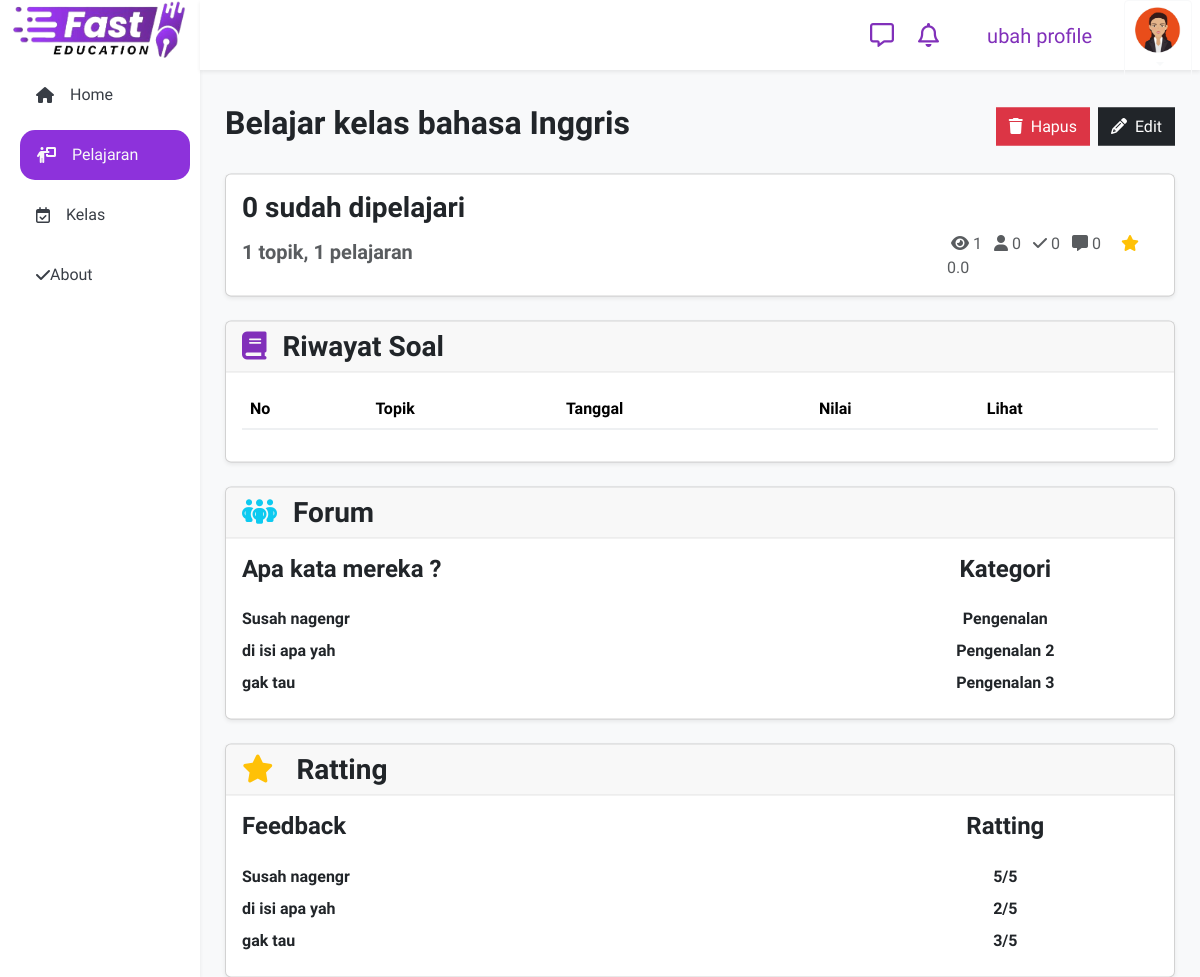
Page /modul/kelas-bahasa-inggris (signed in) on the earlier database version.
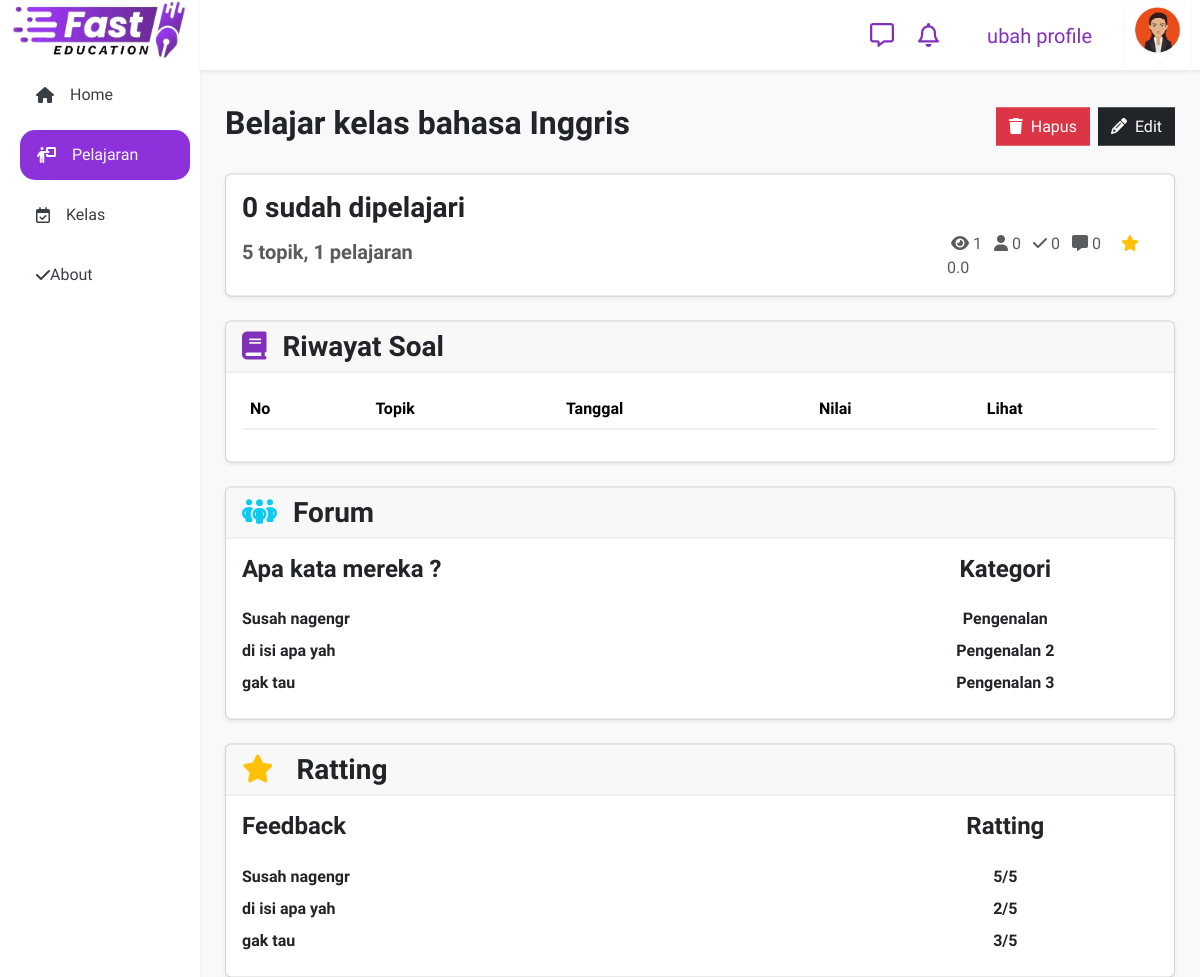
Same page on the later database version.
### config/models.py (models this page shows, shortened)
class Setting(models.Model):
    title       = models.CharField(max_length=224)
    sub         = models.TextField()
    icon        = models.FileField(upload_to='landing', blank=True, )
    logo        = models.FileField(upload_to='landing', blank=True, )
    foto        = models.FileField(upload_to='landing', blank=True, )
    fotoadv     = models.FileField(upload_to='landing', blank=True, )
    alamat      = models.CharField(max_length=224, blank=True, )
    telp        = models.CharField(blank=True,max_length=13 )
    email       = models.EmailField(blank=True, )
    ig          = models.CharField(max_length=224, blank=True, )
    fb          = models.CharField(max_length=224, blank=True, )
    tiktok      = models.CharField(max_length=224, blank=True, )
    youtube     = models.CharField(max_length=224, blank=True, )
    komisi_teacher = models.IntegerField(default=70)
    komisi_developer = models.IntegerField(default=7)
    komisi_owner = models.IntegerField(default=23)

### modul/models/modul.py (models this page shows, shortened)
class Module(models.Model):
    nama        = models.CharField(max_length=224)
    bahasa      = models.CharField(max_length=3,choices=Language, blank=True)
    slug        = models.SlugField(max_length=30, null=True)
    photo       = models.FileField(upload_to='module', max_length=100, default="module/default.jpg")
    kategori    = models.ForeignKey(Kategori,blank=True, null=True,on_delete=models.CASCADE, related_name="kategori_module")
    level       = models.ForeignKey(Level,blank=True, null=True,on_delete=models.CASCADE, related_name="level_module")
    keterangan  = models.CharField(blank=True,max_length=224)
    rangkuman   = RichTextField(blank=True, null=True)
    premium     = models.BooleanField(default=False)
    certificate = models.BooleanField(default=False)
    rilis       = models.BooleanField(default=False)
    urutan      = models.IntegerField(blank=True, null=True)
    created_by  = models.ForeignKey(user_root,blank=True, null=True,on_delete=models.CASCADE, related_name="created_by")
    enroll      = Enroll.objects.all()
    def subscribe(self):
        return self.enroll.filter(module=self, enroll=True).count()
    def pelajaran(self):
        return Pelajaran.objects.filter(module=self).count()
    def finish(self):
        return self.enroll.filter(module=self, finish=True).count()
    def bab(self):
        return Bab.objects.filter(module=self).count()
    def see(self):
        return self.enroll.filter(module=self).count()
    def feedback(self):
        return self.enroll.filter(module=self, feedback__isnull=False).count()

### modul/models/user.py (models this page shows, shortened)
class Enroll(models.Model):
    user        = models.ForeignKey(user_root, blank=True, null=True,on_delete=models.CASCADE, related_name="user_course_user")
    module       = models.ForeignKey("modul.Module",blank=True, null=True,on_delete=models.CASCADE, related_name="user_module")
    pelajaran   = models.ForeignKey("modul.Pelajaran",blank=True, null=True,on_delete=models.CASCADE, related_name="user_history_pelajaran") #mendapat histori pelajaran
    bab_module   = models.ForeignKey("modul.Bab",blank=True, null=True,on_delete=models.CASCADE, related_name="user_history")                  # mendapat histori bab
    tanggal     = models.DateField(auto_now_add=True)
    finish      = models.BooleanField(default=False)
    like        = models.IntegerField(default=0)
    feed        = models.CharField(blank=True, null=True, max_length=225)
    feedback    = models.CharField(blank=True, null=True, max_length=225)
    enroll      = models.BooleanField(default=False)
    def dipelajari(self):
        return UserPelajaran.objects.filter(enroll=self, isdone=True).count()

### modul/views_belajar.py (the view)
# urls.py: path('<str:slug>', views_belajar.koridor, name="koridor"),
def koridor(request, slug):
    context = {}
    module = Module.objects.get(slug=slug)
    enroll = Enroll.objects.filter(user=request.user, module=module)
    context['slug'] = slug
    context['module'] = module
    context['enroll'] = enroll.first()
    if not enroll.exists():
        Enroll.objects.create(user=request.user, module=module)
        return redirect("modul:koridor", slug=slug)
    if request.method == "POST":
        enrollMessage = subscribe(request, slug)
        messages.success(request, "anda berhasil mendaftar di "+enrollMessage.nama)
        return redirect("modul:koridor", slug=slug)
    return render(request, 'modul/koridor.html', context)

### config/templatetags/custom_tags.py (called while the page is built)
@register.simple_tag
def random_int(a, b=None):
    if b is None:
        a, b = 0, a
    return random.randint(a, b)

### config/utils.py (called while the page is built)
def is_date_in_range(request):
    if not request.user.is_authenticated:
        return False
    premium = Premium.objects.filter(user=request.user)
    if not premium.exists():
        return False
    return premium.premium_start <= datetime.now() <= premium.premium_end

def beforeRequest(request):
    if request.user.is_authenticated:
        user = Users.objects.filter(user=request.user.id)
        if not user.exists():
            Users.objects.create(user=request.user)

def config(request):
    beforeRequest(request)
    url = request.resolver_match
    context = {}
    context['config']   = Setting.objects.get()
    context['me']       = Users.objects.get(user=request.user) if request.user.is_authenticated else ''
    context['premium']  = is_date_in_range(request) if request.user.is_authenticated else False
    context['url'] = url.url_name if len(url.app_names) == 0 else url.app_names[0]
    context['langganan'] = Langganan.objects.all()
    return context

### templates/modul/koridor.html (shortened to what this page needs)
{% extends 'dashboard.html' %}
{% load static %}
{% block content %}
<div class="content">
    <div class="mt-2 mb-5">
        <div class="d-flex justify-content-between">
            <div class="h2 fw-bold">Belajar {{module.nama}}</div>
            <div class="d-flex gap-2">
                {% if me.teacher %}
                <button type="button" class="btn rounded-0 btn-danger align-self-center" data-bs-toggle="modal" data-bs-target="#modalHapus" onclick="slugKelas.value = '{{k.slug}}'"><i class="fas fa-trash me-2"></i>Hapus</button>
                <a href="{% url 'modul:module' slug=slug action='read' %}" class="btn btn-dark rounded-0 align-self-center"><i class="fas fa-pencil me-2"></i>Edit</a>
                {% endif %}
            </div>
        </div>
        <div class="bg-white shadow-sm p-3 my-4 rounded-2 card">
            <div class=" h3 fw-bold">{{enroll.dipelajari}} {% if enroll.dipelajari != 0 %}({{enroll.percent}}%){% endif %} sudah dipelajari</div>
            <div class="row">
                <div class="fw-semibold text-muted h5 align-self-center col-12 col-md">{{module.bab}} topik, {{module.pelajaran}} pelajaran</div>
                <div class="align-self-center text-muted col-md-3 col-12">
                    <i class="fas fa-eye ms-1 me-1"></i>{{module.see}}
                    <i class="fas fa-user ms-2 me-1"></i>{{module.subscribe}}
                    <i class="fas fa-check ms-2 me-1"></i>{{module.finish}}
                    <i class="fas fa-message ms-2 me-1"></i>{{module.feedback}}
                    <i class="fas fa-star text-warning me-1 ms-3"></i>{% if kelas.ratting == None %}0.0{%else%}{{ kelas.ratting}}{% endif %}
                </div>
            </div>
        </div>
        <div class="shadow-sm my-4 rounded-2 card">
            <div class="card-header fw-bold h3"><i class="fa-solid fa-book text-primary me-3"></i>Riwayat Soal</div>
            <div class="p-3">
                <table class="table">
                    <thead>
                        <tr>
                            <th scope="col">No</th>
                            <th scope="col">Topik</th>
                            <th scope="col">Tanggal</th>
                            <th scope="col">Nilai</th>
                            <th scope="col">Lihat</th>
                        </tr>
                    </thead>
                </table>
            </div>
        </div>
        <div class="shadow-sm my-4 rounded-2 card">
            <div class="card-header fw-bold h3"><i class="fa-solid fa-people-group text-info me-3"></i>Forum</div>
            <div class="p-3">
                <div class="d-flex h4 fw-bold mb-4"><div class="col-8">Apa kata mereka ?</div><div class="col-4 text-center">Kategori</div></div>
                <div class="d-flex fw-bold mb-2"><div class="col-8">Susah nagengr </div><div class="col-4 text-center align-self-center ">Pengenalan</div></div>
                <div class="d-flex fw-bold mb-2"><div class="col-8">di isi apa yah</div><div class="col-4 text-center align-self-center ">Pengenalan 2</div></div>
                <div class="d-flex fw-bold mb-2"><div class="col-8">gak tau</div><div class="col-4 text-center align-self-center">Pengenalan 3</div></div>
            </div>
        </div>
        <div class="shadow-sm my-4 rounded-2 card">
            <div class="card-header fw-bold h3"><i class="fas fa-star text-warning me-3"></i> Ratting</div>
            <div class="p-3">
                <div class="d-flex h4 fw-bold mb-4"><div class="col-8">Feedback</div><div class="col-4 text-center">Ratting</div></div>
                <div class="d-flex fw-bold mb-2"><div class="col-8">Susah nagengr </div><div class="col-4 text-center align-self-center ">5/5</div></div>
                <div class="d-flex fw-bold mb-2"><div class="col-8">di isi apa yah</div><div class="col-4 text-center align-self-center ">2/5</div></div>
                <div class="d-flex fw-bold mb-2"><div class="col-8">gak tau</div><div class="col-4 text-center align-self-center">3/5</div></div>
            </div>
        </div>
    </div>
</div>
{% endblock content %}

### templates/dashboard.html (shortened to what this page needs)
{% extends 'base.html' %}
{% load static %}
{% load custom_tags %}
    {% block css %}
    <link rel="stylesheet" href="{% static 'css/dashboard.css' %}">
    {% endblock css %}
    {% block navigation %}
    {% include 'snippets/sidebar.html' with peran='user' %}
    {% include 'snippets/topbar.html' %}
    {% endblock %}

### templates/base.html (shortened to what this page needs)
{% load static %}
{% load livereload_tags %}
<!DOCTYPE html>
<html lang="en">
<head>
    <link rel="stylesheet" href="https://cdnjs.cloudflare.com/ajax/libs/font-awesome/6.4.2/css/all.min.css" />
    <link rel="stylesheet" href="{% static 'css/bootstrap.css' %}">
    <link rel="stylesheet" href="{% static 'css/style.css' %}">
    {% block css %}{% endblock %}
</head>
<body>
  {% block navigation %} {% endblock %}
  {% block content %} {% endblock %}
</body>
 </html>

### templates/snippets/langganan.html (shortened to what this page needs)
{% load humanize %}

### templates/snippets/sidebar.html
<div class="sidebar h6 shadow-sm" id="sidebar">
    <div class="d-none d-md-block"><img src="/media/{{config.icon}}" alt="logo" style="height: 60px;"></div>
    {% if peran == 'user' %}
    <a {% if url == 'home' %}class="active"{% endif %} href="{% url 'home' %}"><i class="fas fa-home"></i><span class="ms-3 d-none d-sm-block">Home</span></a>
    <a {% if url == 'modul' %}class="active"{% endif %} href="{% url 'modul:index' %}"><i class="fa-solid fa-person-chalkboard"></i><span class="ms-3 d-none d-sm-block">Pelajaran</span></a>
    <a {% if url == 'kelas' %}class="active"{% endif %} href="{% url 'kelas:index' %}"><i class="fa-regular fa-calendar-check"></i><span class="ms-3 d-none d-sm-block">Kelas</span></a>
    <a href="#about"><i class="fa-solid fa-check "></i><span class="me-3 d-none d-sm-block">About</span></a>
    {% endif %}
</div>

### templates/snippets/topbar.html (shortened to what this page needs)
{% load custom_tags %}
<div class="topbar bg-white text-primary shadow-sm" id="topbar">
    <div class="d-flex justify-content-between justify-content-md-start flex-md-row-reverse">
        <div class="d-flex flex-md-row-reverse">
          <div class="dropdown mx-2">
            <a class="btn btn-sm btn-outline-light dropdown-toggle" href="#" role="button" data-bs-toggle="dropdown" aria-expanded="false">
            <div class="rounded-img">
              <img src="/media/{% if user.photo %}{{ user.photo }}{% else %}/profile/image{% random_int 1 24 %}.jpg{% endif %}" alt="profile">
            </div>
            </a>
          </div>
            <p class="p-4 h5 ">{% if user.user.first_name %}{{user.user.first_name}} {{user.user.last_name}}{% else %}ubah profile{% endif %} </p>
        </div>
        <div class="d-flex h4 text-primary me-4">
          <a href="{% url 'pesan:index' %}" class="align-self-center me-4"> <i class="fa-regular fa-message"></i></a>
          <a href="#" class=" align-self-center"><i class="fa-regular fa-bell"></i></a>
        </div>
    </div>
</div>

### static/css/style.css (style rules this page uses)
* { font-family: 'Titillium Web', sans-serif; }

### static/css/dashboard.css (style rules this page uses)
body { margin: 0; }
.sidebar { margin: 0; padding-left: 10px; width: 200px; background-color: #fff; position: fixed; height: 100%; overflow: auto; }
.sidebar a { display: flex; color: #393E46; padding-left: 16px; padding-right: 16px; margin: 10px; height: 50px; text-decoration: none; align-items: center; border-radius: 15px; transition: background-color .2s; }
.sidebar a.active { background-color: #8D32DB; color: #f8f9f8; }
.topbar { position: fixed; width: calc(100% - 200px); left: 200px; height: 70px; }
.rounded-img { height: 50px; width: 50px; border-radius: 50%; overflow: hidden; }
.rounded-img img { width: 100%; }
.content { display: block; position: absolute; top: calc(50% + 70px); left: calc(50% + 200px); transform: translate(calc(-50% - 100px), calc(-50% - 35px)); width: calc(100% - 250px); max-width: 1400px; height:calc(100% - 120px); padding-bottom: 80px; z-index: 1 !important; }

### templates/dashboard.html (style rules this page uses)
body { background-color: #F8F9FA; }

Differences in the rows shown:
changed Module "kelas bahasa Inggris": bab "1" → "5"
